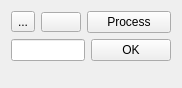
            <widget class="QWidget" name="scrollAreaWidgetImageContents">
             <property name="geometry">
              <rect>
               <x>0</x>
               <y>0</y>
               <width>182</width>
               <height>88</height>
              </rect>
             </property>
             <layout class="QVBoxLayout" name="verticalLayout_3">
              <item>
               <layout class="QVBoxLayout" name="verticalLayout_13">
                <property name="topMargin">
                 <number>0</number>
                </property>
                <item>
                 <layout class="QHBoxLayout" name="horizontalLayout_2">
                  <property name="leftMargin">
                   <number>0</number>
                  </property>
                  <property name="topMargin">
                   <number>0</number>
                  </property>
                  <item>
                   <widget class="QToolButton" name="openFileButton">
                    <property name="text">
                     <string>...</string>
                    </property>
                   </widget>
                  </item>
                  <item>
                   <widget class="QPushButton" name="captureVideoButton">
                    <property name="maximumSize">
                     <size>
                      <width>40</width>
                      <height>20</height>
                     </size>
                    </property>
                    <property name="styleSheet">
                     <string notr="true">background-image: url(:/images/videocam.png);
background-repeat: no-repeat;</string>
                    </property>
                    <property name="text">
                     <string/>
                    </property>
                    <property name="checkable">
                     <bool>true</bool>
                    </property>
                   </widget>
                  </item>
                  <item>
                   <widget class="QPushButton" name="processButton">
                    <property name="text">
                     <string>Process</string>
                    </property>
                   </widget>
                  </item>
                 </layout>
                </item>
                <item>
                 <layout class="QHBoxLayout" name="horizontalLayout_8">
                  <property name="topMargin">
                   <number>0</number>
                  </property>
                  <item>
                   <widget class="QLineEdit" name="contourImagePathLineEdit"/>
                  </item>
                  <item>
                   <widget class="QPushButton" name="contourImagePathLineEditOKButton">
                    <property name="text">
                     <string>OK</string>
                    </property>
                   </widget>
                  </item>
                 </layout>
                </item>
               </layout>
              </item>
              <item>
               <layout class="QVBoxLayout" name="imageLayout"/>
              </item>
              <item>
               <spacer name="verticalSpacer_5">
                <property name="orientation">
                 <enum>Qt::Vertical</enum>
                </property>
                <property name="sizeHint" stdset="0">
                 <size>
                  <width>20</width>
                  <height>40</height>
                 </size>
                </property>
               </spacer>
              </item>
             </layout>
            </widget>
